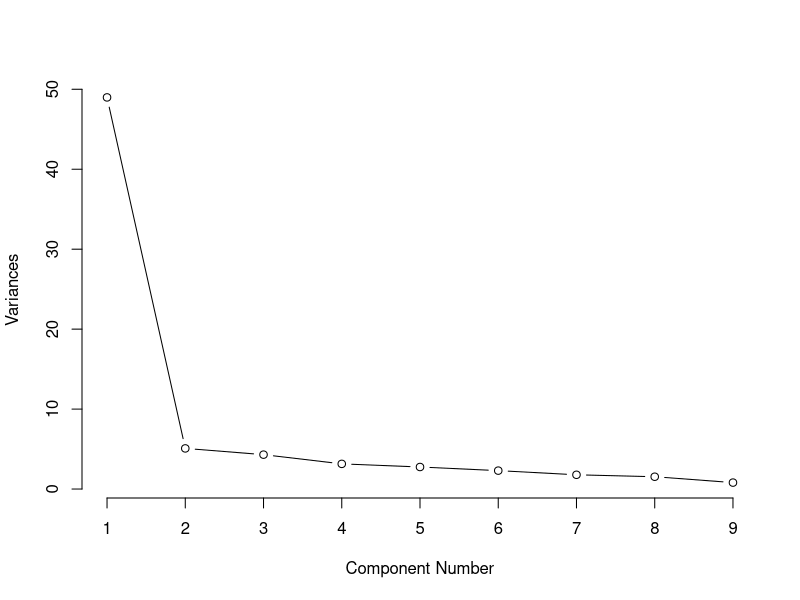
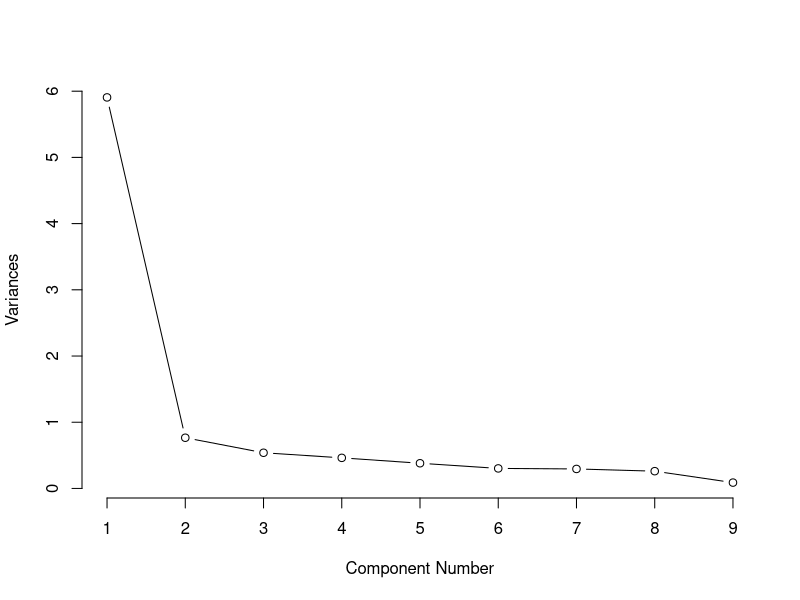
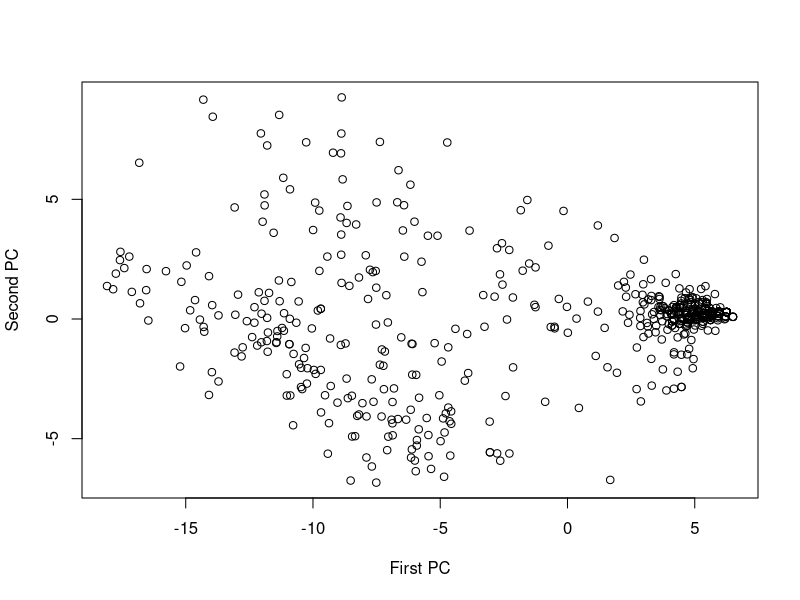

Recreate these plots in R, in order.
## ---- chunk 1
knitr::opts_chunk$set(echo = TRUE)
library(tidyverse)
library(mlbench)

## Load the data
data(BreastCancer)

## Removing NA not replacing with Mode/Median
no_NA <- drop_na(BreastCancer)

## Removing ID column
no_NA <- no_NA[,-1]

no_NA <- no_NA[,-10]

## Turn data frame to matrix
mBC <- data.matrix(no_NA, rownames.force=NA)

## PCA on data
(pca1 = prcomp(x=mBC))

## PCA for scales
(pca2 = prcomp(x=mBC, scale =TRUE ))
## ---- chunk 2

summary(pca1)

## Scree diagram for PCA1
plot(pca1, type="lines",main="")
title(xlab="Component Number")


summary(pca2)

## Scree diagram for PCA2
plot(pca2, type="lines",main="")
title(xlab="Component Number")

pca_mBC = prcomp(x=mBC)
plot(pca_mBC$x[,1],pca_mBC$x[,2], xlab = "First PC", ylab = "Second PC")
